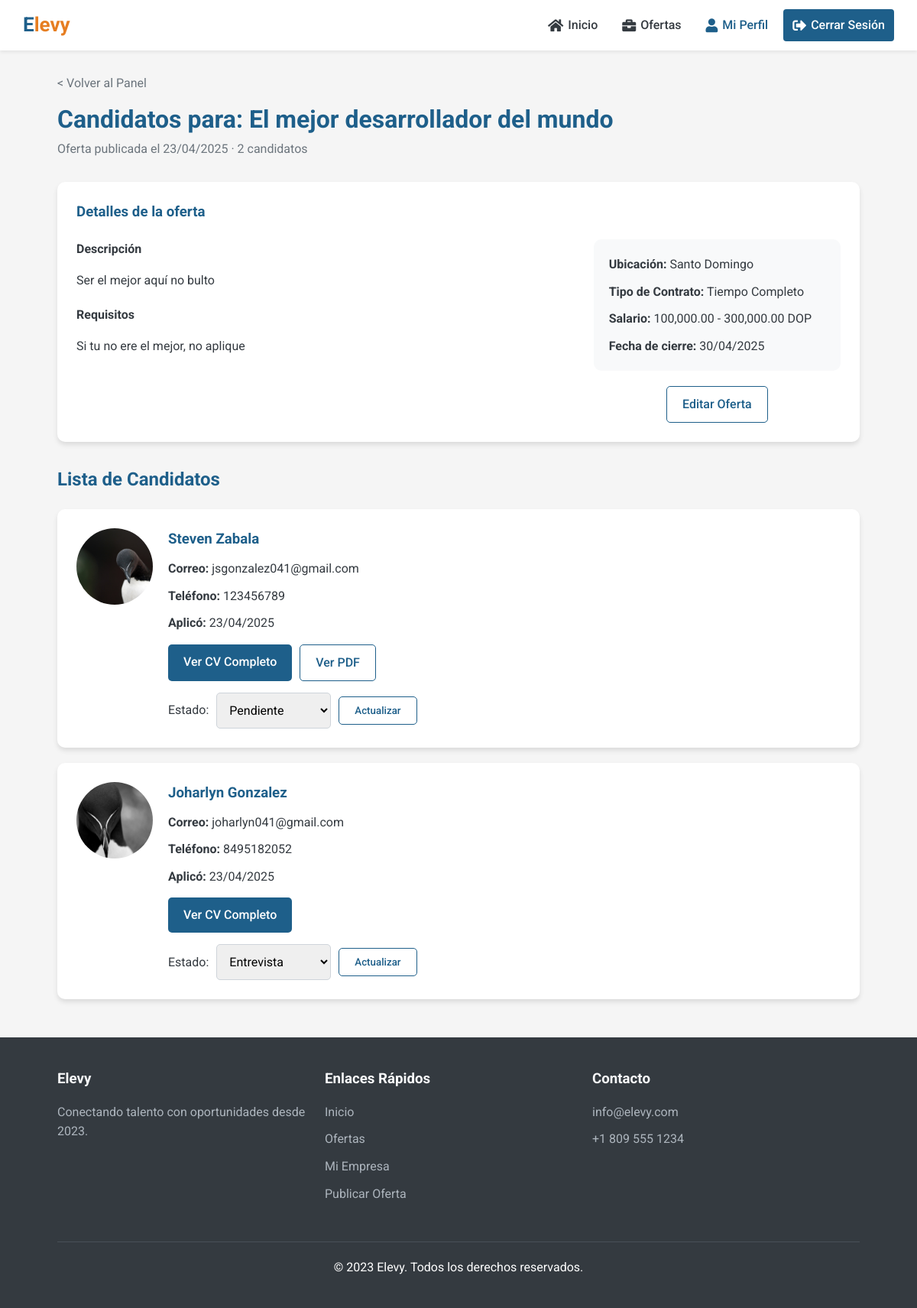
/pages/candidatos-oferta.php?id=1 (signed in), run on the app's committed database.
### tables this page shows
CREATE TABLE `ofertas` (
  `id` int(11) NOT NULL AUTO_INCREMENT,
  `empresa_id` int(11) NOT NULL,
  `titulo` varchar(100) NOT NULL,
  `ubicacion` varchar(50) NOT NULL,
  `tipo_contrato` enum('tiempo_completo','medio_tiempo','temporal','proyecto','practicas') NOT NULL,
  `salario_min` decimal(10,2) DEFAULT NULL,
  `salario_max` decimal(10,2) DEFAULT NULL,
  `mostrar_salario` tinyint(1) DEFAULT 1,
  `descripcion` text NOT NULL,
  `requisitos` text NOT NULL,
  `beneficios` text DEFAULT NULL,
  `fecha_publicacion` datetime DEFAULT current_timestamp(),
  `fecha_cierre` date DEFAULT NULL,
  `estado` enum('activa','cerrada') DEFAULT 'activa',
  PRIMARY KEY (`id`),
  KEY `empresa_id` (`empresa_id`),
  CONSTRAINT `ofertas_ibfk_1` FOREIGN KEY (`empresa_id`) REFERENCES `empresas` (`id`) ON DELETE CASCADE
);

CREATE TABLE `postulaciones` (
  `id` int(11) NOT NULL AUTO_INCREMENT,
  `candidato_id` int(11) NOT NULL,
  `oferta_id` int(11) NOT NULL,
  `fecha_postulacion` datetime DEFAULT current_timestamp(),
  `estado` enum('pendiente','revisada','entrevista','rechazada','aceptada') DEFAULT 'pendiente',
  PRIMARY KEY (`id`),
  UNIQUE KEY `candidato_id` (`candidato_id`,`oferta_id`),
  KEY `oferta_id` (`oferta_id`),
  CONSTRAINT `postulaciones_ibfk_1` FOREIGN KEY (`candidato_id`) REFERENCES `candidatos` (`id`) ON DELETE CASCADE,
  CONSTRAINT `postulaciones_ibfk_2` FOREIGN KEY (`oferta_id`) REFERENCES `ofertas` (`id`) ON DELETE CASCADE
);

CREATE TABLE `candidatos` (
  `id` int(11) NOT NULL AUTO_INCREMENT,
  `usuario_id` int(11) NOT NULL,
  `nombre` varchar(50) NOT NULL,
  `apellido` varchar(50) NOT NULL,
  `telefono` varchar(20) DEFAULT NULL,
  `ubicacion` varchar(50) DEFAULT NULL,
  `direccion` text DEFAULT NULL,
  `objetivo_profesional` text DEFAULT NULL,
  `disponibilidad` enum('inmediata','15_dias','30_dias','negociable') DEFAULT NULL,
  `foto` varchar(255) DEFAULT NULL,
  `cv_pdf` varchar(255) DEFAULT NULL,
  `fecha_actualizacion` datetime DEFAULT current_timestamp() ON UPDATE current_timestamp(),
  PRIMARY KEY (`id`),
  KEY `usuario_id` (`usuario_id`),
  CONSTRAINT `candidatos_ibfk_1` FOREIGN KEY (`usuario_id`) REFERENCES `usuarios` (`id`) ON DELETE CASCADE
);

CREATE TABLE `usuarios` (
  `id` int(11) NOT NULL AUTO_INCREMENT,
  `email` varchar(100) NOT NULL,
  `password` varchar(255) NOT NULL,
  `tipo` enum('candidato','empresa') NOT NULL,
  `fecha_registro` datetime DEFAULT current_timestamp(),
  PRIMARY KEY (`id`),
  UNIQUE KEY `email` (`email`)
);

### includes/db.php (called while the page is built, shortened)
<?php
function conectarDB() {
    $conn = new mysqli(DB_HOST, DB_USER, DB_PASS, DB_NAME);
    $conn->set_charset("utf8");
    return $conn;
}
function prepararConsulta($conn, $sql, $params = [], $types = '') {
    $stmt = $conn->prepare($sql);
    if (!empty($params)) {
        if (empty($types)) {
            $types = '';
            foreach ($params as $param) {
                if (is_int($param)) {
                    $types .= 'i';
                } elseif (is_float($param)) {
                    $types .= 'd';
                } elseif (is_string($param)) {
                    $types .= 's';
                } else {
                    $types .= 'b';
                }
            }
        }
        $stmt->bind_param($types, ...$params);
    }
    return $stmt;
}
function obtenerRegistro($sql, $params = [], $types = '') {
    $conn = conectarDB();
    $stmt = prepararConsulta($conn, $sql, $params, $types);
    $stmt->execute();
    $result = $stmt->get_result();
    $registro = $result->fetch_assoc();
    return $registro;
}
function obtenerRegistros($sql, $params = [], $types = '') {
    $conn = conectarDB();
    $stmt = prepararConsulta($conn, $sql, $params, $types);
    $stmt->execute();
    $result = $stmt->get_result();
    $registros = $result->fetch_all(MYSQLI_ASSOC);
    return $registros;
}
?>

### includes/functions.php (called while the page is built, shortened)
<?php
require_once 'db.php';
function formatearFecha($fecha) {
    $timestamp = strtotime($fecha);
    return date('d/m/Y', $timestamp);
}
?>

### pages/candidatos-oferta.php (the view, shortened to what this page needs)
<?php
require_once '../includes/header.php';
$oferta_id = (int)$_GET['id'];
$oferta = obtenerRegistro(
    "SELECT o.*, e.nombre as empresa_nombre
    FROM ofertas o
    INNER JOIN empresas e ON o.empresa_id = e.id
    WHERE o.id = ? AND o.empresa_id = ?",
    [$oferta_id, $_SESSION['empresa_id']]
);
$candidatos = obtenerRegistros(
    "SELECT p.id as postulacion_id, p.fecha_postulacion, p.estado,
            c.id as candidato_id, c.nombre, c.apellido, c.foto, c.telefono, c.cv_pdf,
            u.email
    FROM postulaciones p
    INNER JOIN candidatos c ON p.candidato_id = c.id
    INNER JOIN usuarios u ON c.usuario_id = u.id
    WHERE p.oferta_id = ?
    ORDER BY p.fecha_postulacion DESC",
    [$oferta_id]
);
?>
<div class="container">
    <div style="margin: 30px 0;">
        <a href="panel-empresa.php" style="text-decoration: none; color: var(--gray-color);">< Volver al Panel</a>
        <h1 style="color: var(--primary-color); margin-top: 10px;">Candidatos para: <?php echo htmlspecialchars($oferta['titulo']); ?></h1>
        <p style="color: var(--gray-color);">Oferta publicada el <?php echo formatearFecha($oferta['fecha_publicacion']); ?> · <?php echo count($candidatos); ?> candidatos</p>
    </div>
    <div class="card" style="margin-bottom: 30px;">
        <h3 style="color: var(--primary-color); margin-bottom: 20px;">Detalles de la oferta</h3>
        <div style="display: flex; flex-wrap: wrap; gap: 30px;">
            <div style="flex: 2; min-width: 300px;">
                <h4 style="margin-bottom: 15px;">Descripción</h4>
                <p style="margin-bottom: 20px;"><?php echo nl2br(htmlspecialchars($oferta['descripcion'])); ?></p>
                <h4 style="margin-bottom: 15px;">Requisitos</h4>
                <div style="margin-bottom: 20px;">
                    <?php echo nl2br(htmlspecialchars($oferta['requisitos'])); ?>
                </div>
            </div>
            <div style="flex: 1; min-width: 250px;">
                <div style="background-color: var(--light-color); padding: 20px; border-radius: 10px;">
                    <p style="margin-bottom: 10px;"><strong>Ubicación:</strong> <?php echo htmlspecialchars($oferta['ubicacion']); ?></p>
                    <p style="margin-bottom: 10px;"><strong>Tipo de Contrato:</strong>
                        <?php
                        $tipos_contrato = [
                            'tiempo_completo' => 'Tiempo Completo',
                            'medio_tiempo' => 'Medio Tiempo',
                            'temporal' => 'Temporal',
                            'proyecto' => 'Por Proyecto',
                            'practicas' => 'Prácticas Profesionales'
                        ];
                        echo $tipos_contrato[$oferta['tipo_contrato']] ?? $oferta['tipo_contrato'];
                        ?>
                    </p>
                    <?php if ($oferta['mostrar_salario'] && ($oferta['salario_min'] || $oferta['salario_max'])): ?>
                        <p style="margin-bottom: 10px;"><strong>Salario:</strong>
                            <?php
                            if ($oferta['salario_min'] && $oferta['salario_max']) {
                                echo number_format($oferta['salario_min'], 2) . ' - ' . number_format($oferta['salario_max'], 2) . ' DOP';
                            } elseif ($oferta['salario_min']) {
                                echo 'Desde ' . number_format($oferta['salario_min'], 2) . ' DOP';
                            } elseif ($oferta['salario_max']) {
                                echo 'Hasta ' . number_format($oferta['salario_max'], 2) . ' DOP';
                            }
                            ?>
                        </p>
                    <?php endif; ?>
                    <?php if (!empty($oferta['fecha_cierre'])): ?>
                        <p><strong>Fecha de cierre:</strong> <?php echo formatearFecha($oferta['fecha_cierre']); ?></p>
                    <?php endif; ?>
                </div>
                <div style="margin-top: 20px; text-align: center;">
                    <a href="publicar-oferta.php?editar=<?php echo $oferta['id']; ?>" class="btn btn-outline">Editar Oferta</a>
                </div>
            </div>
        </div>
    </div>
    <h2 style="color: var(--primary-color); margin-bottom: 20px;">Lista de Candidatos</h2>
    <?php if (empty($candidatos)): ?>
        <div class="card">
            <p style="text-align: center;">Aún no hay candidatos para esta oferta.</p>
        </div>
    <?php else: ?>
        <?php foreach ($candidatos as $candidato): ?>
            <div class="card" style="margin-bottom: 20px;">
                <div style="display: flex; flex-wrap: wrap; gap: 20px;">
                    <div style="flex: 0 0 100px;">
                        <?php if (!empty($candidato['foto'])): ?>
                            <img src="<?php echo SITE_URL . '/uploads/photos/' . $candidato['foto']; ?>" alt="Foto del candidato" style="width: 100px; height: 100px; border-radius: 50%; object-fit: cover;">
                        <?php else: ?>
                            <img src="https://via.placeholder.com/100" alt="Foto del candidato" style="width: 100px; height: 100px; border-radius: 50%; object-fit: cover;">
                        <?php endif; ?>
                    </div>
                    <div style="flex: 1; min-width: 250px;">
                        <h3 style="color: var(--primary-color); margin-bottom: 10px;"><?php echo htmlspecialchars($candidato['nombre'] . ' ' . $candidato['apellido']); ?></h3>
                        <p style="margin-bottom: 10px;"><strong>Correo:</strong> <?php echo htmlspecialchars($candidato['email']); ?></p>
                        <p style="margin-bottom: 10px;"><strong>Teléfono:</strong> <?php echo htmlspecialchars($candidato['telefono']); ?></p>
                        <p style="margin-bottom: 15px;"><strong>Aplicó:</strong> <?php echo formatearFecha($candidato['fecha_postulacion']); ?></p>
                        <div style="display: flex; gap: 10px; flex-wrap: wrap; margin-bottom: 15px;">
                            <a href="ver-cv.php?id=<?php echo $candidato['candidato_id']; ?>" class="btn btn-primary">Ver CV Completo</a>
                            <?php if (!empty($candidato['cv_pdf'])): ?>
                                <a href="<?php echo SITE_URL . '/uploads/cvs/' . $candidato['cv_pdf']; ?>" class="btn btn-outline" target="_blank">Ver PDF</a>
                            <?php endif; ?>
                        </div>
                        <form action="candidatos-oferta.php?id=<?php echo $oferta_id; ?>" method="post" style="display: flex; align-items: center; gap: 10px;">
                            <label for="estado_<?php echo $candidato['postulacion_id']; ?>">Estado:</label>
                            <select id="estado_<?php echo $candidato['postulacion_id']; ?>" name="estado" class="form-control" style="width: auto; min-width: 150px;">
                                <option value="pendiente" <?php echo $candidato['estado'] === 'pendiente' ? 'selected' : ''; ?>>Pendiente</option>
                                <option value="entrevista" <?php echo $candidato['estado'] === 'entrevista' ? 'selected' : ''; ?>>Entrevista</option>
                            </select>
                            <button type="submit" class="btn btn-outline btn-sm">Actualizar</button>
                        </form>
                    </div>
                </div>
            </div>
        <?php endforeach; ?>
    <?php endif; ?>
</div>
<?php require_once '../includes/footer.php'; ?>

### data on the page
ofertas: titulo "El mejor desarrollador del mundo", fecha_publicacion "23/04/2025", descripcion "Ser el mejor aquí no bulto", requisitos "Si tu no ere el mejor, no aplique", ubicacion "Santo Domingo", tipo_contrato "Tiempo Completo", salario_min "100,000.00", salario_max "300,000.00", fecha_cierre "30/04/2025"
postulaciones: candidato.foto (picture), candidato.apellido "Steven Zabala", usuarios.email "jsgonzalez041@gmail.com", candidato.telefono "123456789", fecha_postulacion "23/04/2025", estado "Pendiente"
postulaciones: candidato.foto (picture), candidato.apellido "Joharlyn Gonzalez", usuarios.email "joharlyn041@gmail.com", candidato.telefono "8495182052", fecha_postulacion "23/04/2025", estado "Entrevista"

### other printed values
count($candidatos) "2"
